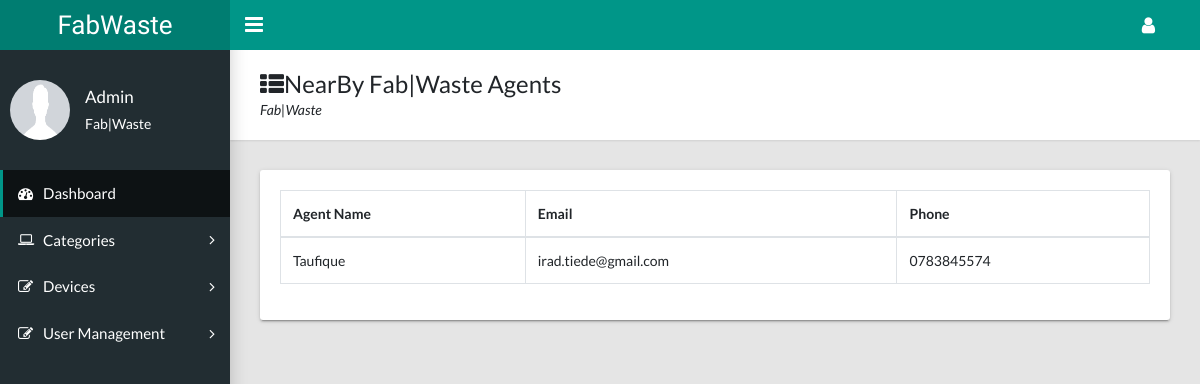
Page /dashboard/nearest-agent (signed in) on the earlier database version.
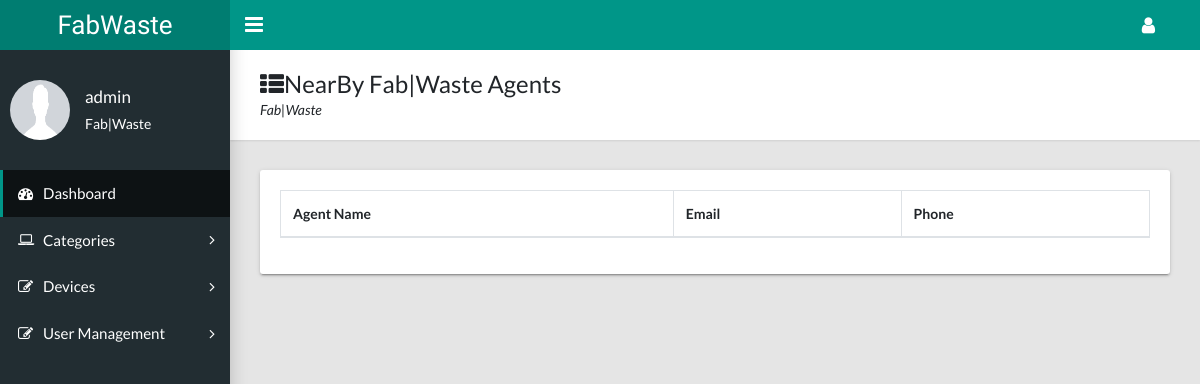
Same page on the later database version.
### userauth/models.py (models this page shows, shortened)
class UsersAccount(AbstractBaseUser, PermissionsMixin):
    email = models.EmailField(verbose_name='Email Address', unique=True)
    full_name = models.CharField(max_length=50)
    mobile = models.CharField(max_length=12, blank=True)
    is_active = models.BooleanField(default=False)
    is_staff = models.BooleanField(default=False)
    is_house_hold = models.BooleanField(default=False)
    is_agent = models.BooleanField(default=False)
    is_admin = models.BooleanField(default=False)
    location = models.CharField(max_length=100)
    created = models.DateTimeField(auto_now_add=True)
    updated = models.DateTimeField(auto_now=True)
    objects = CustomAccountManager()
    USERNAME_FIELD = 'email'
    REQUIRED_FIELDS = ['full_name']
    class Meta:
        verbose_name = 'Account'
        verbose_name_plural = 'Account'

### dashboard/views.py (the view)
# urls.py: path('nearest-agent', near_agent_view, name='near_agent')
def near_agent_view(request):
    agents = UsersAccount.objects.filter(is_agent=True, location=request.user.location)
    context = {
        'agents': agents,
    }
    return render(request, 'dashboard/household_near_agent.html', context)

### templates/dashboard/household_near_agent.html (shortened to what this page needs)
{% extends 'dashboard/dashboard.html' %}
{% load static %}
{% block dashboard_content %}
  <main class="app-content">
      <div class="app-title">
        <div>
          <h1><i class="fa fa-th-list"></i>NearBy Fab|Waste Agents</h1>
          <p>Fab|Waste</p>
        </div>
      </div>
      <div class="row">
        <div class="col-md-12">
          <div class="tile">
            <div class="tile-body">
              <div class="table-responsive">
                <table class="table table-hover table-bordered" id="sampleTable">
                  <thead>
                    <tr>
                      <th>Agent Name</th>
                      <th>Email</th>
                      <th>Phone</th>
                    </tr>
                  </thead>
                  <tbody>
                    {% for agent in agents %}
                        <tr>
                          <td>{{ agent.full_name}}</td>
                          <td>{{ agent.email}}</td>
                          <td>{{ agent.mobile}}</td>
                        </tr>
                    {% endfor %}
                  </tbody>
                </table>
              </div>
            </div>
          </div>
        </div>
      </div>
    </main>
{% endblock %}

### templates/dashboard/includes/sidebar.html (shortened to what this page needs)
{% load static %}
    <aside class="app-sidebar">
      <div class="app-sidebar__user"><img class="app-sidebar__user-avatar" src="{% static 'images/profi.png' %}" alt="User Image" width="60" height="60">
        <div>
          <p class="app-sidebar__user-name">{{ request.user.full_name }}</p>
          <p class="app-sidebar__user-designation mt-1">Fab|Waste</p>
        </div>
      </div>
      {% if request.user.is_superuser %}
          <ul class="app-menu">
        <li><a class="app-menu__item active" href="{% url 'dashboard' %}"><i class="app-menu__icon fa fa-dashboard"></i><span class="app-menu__label">Dashboard</span></a></li>
        <li class="treeview"><a class="app-menu__item" href="#" data-toggle="treeview"><i class="app-menu__icon fa fa-laptop"></i><span class="app-menu__label">Categories</span><i class="treeview-indicator fa fa-angle-right"></i></a>
        </li>
        <li class="treeview"><a class="app-menu__item" href="#" data-toggle="treeview"><i class="app-menu__icon fa fa-edit"></i><span class="app-menu__label">Devices</span><i class="treeview-indicator fa fa-angle-right"></i></a>
        </li>
        <li class="treeview"><a class="app-menu__item" href="#" data-toggle="treeview"><i class="app-menu__icon fa fa-edit"></i><span class="app-menu__label">User Management</span><i class="treeview-indicator fa fa-angle-right"></i></a>
        </li>
      </ul>
      {% endif %}
    </aside>

Differences in the rows shown:
no longer on this page (row edited): UsersAccount: full_name "Taufique", email "irad.tiede@gmail.com", mobile "0783845574"
changed UsersAccount: user.full_name "Admin" → "admin"
